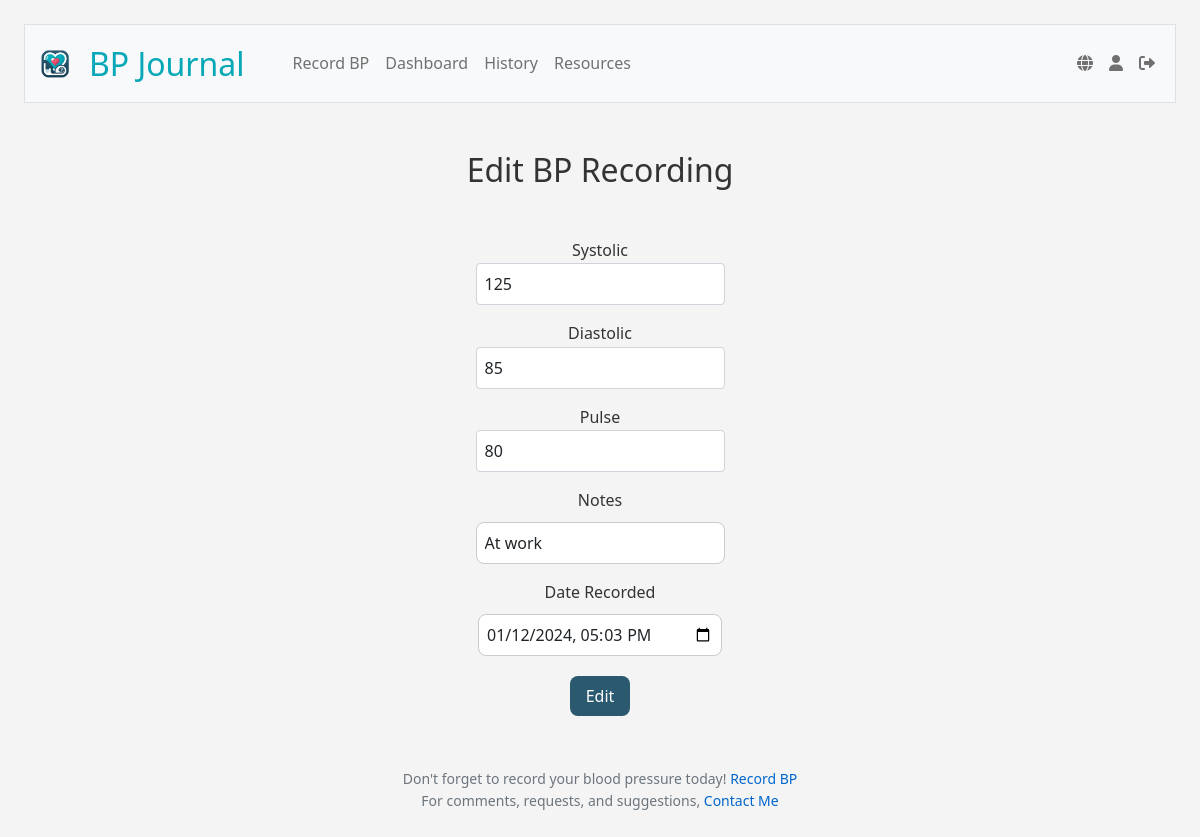
The app's page /edit/2 (signed in) with its own data.
### tables this page shows
CREATE TABLE blood_pressure_readings (
id INTEGER PRIMARY KEY AUTOINCREMENT NOT NULL,
user_id INTEGER NOT NULL,
systolic INTEGER NOT NULL,
diastolic INTEGER NOT NULL,
pulse INTEGER,
reading_date DATETIME DEFAULT CURRENT_TIMESTAMP,
notes TEXT,
FOREIGN KEY (user_id) REFERENCES users (id));

### app.py (the view)
@app.route("/edit/<int:id>", methods=["GET", "POST"])
@login_required
def edit(id):
    record = db.execute("SELECT * FROM blood_pressure_readings WHERE id = ?", id)[0]
    data=g.language_data['edit']
    user_id = session["user_id"]
    user_timezone = db.execute("SELECT timezone FROM users WHERE id = ?", user_id)[0]['timezone']
    user_tz = pytz.timezone(user_timezone)
    if request.method == "POST":
        try:
            systolic = request.form['systolic']
            diastolic = request.form['diastolic']
            pulse = request.form['pulse']
            timestamp = request.form['timestamp']
            notes = request.form['notes']
            local_time = datetime.strptime(timestamp, '%Y-%m-%dT%H:%M')
            utc_time = user_tz.localize(local_time).astimezone(pytz.utc)
            utc_timestamp = utc_time.strftime('%Y-%m-%d %H:%M:%S')
            db.execute("""
                    UPDATE blood_pressure_readings
                    SET systolic = ?,
                    diastolic = ?,
                    pulse = ?,
                    reading_date = ?,
                    notes = ?
                    WHERE id = ?
            """, systolic, diastolic, pulse, utc_timestamp, notes, id)
            flash(data['editSuccess'], 'success')
            return redirect("/history")
        except Exception as e:
            flash(f"{data['editFail']} {e}", 'danger')
            return redirect(url_for('edit', id=id))
    else:
        utc_time = record["reading_date"]
        local_time = pytz.utc.localize(datetime.strptime(utc_time, '%Y-%m-%d %H:%M:%S')).astimezone(user_tz)
        record["reading_date"] = local_time.strftime('%Y-%m-%dT%H:%M')
    return render_template("edit.html", record=record, data=data)

### app.py (called while the page is built)
@app.before_request
def load_language_data():
    if 'language' not in session:
        session['language'] = 'en'
    user_lang = session['language']
    with open(f'languages/{user_lang}.json', 'r') as file:
        g.language_data = json.load(file)
    g.language_data['current_lang'] = user_lang

@app.after_request
def after_request(response):
    response.headers["Cache-Control"] = "no-cache, no-store, must-revalidate"
    response.headers["Expires"] = 0
    response.headers["Pragma"] = "no-cache"
    return response

@app.context_processor
def inject_layout_data():
    return dict(layout_data=g.language_data['layout'])

@app.context_processor
def inject_user_details():
    if 'user_id' in session:
        user_id = session['user_id']
        user_info = db.execute("SELECT username FROM users WHERE id = ?", user_id)
        if user_info:
            username = user_info[0]['username']
        else:
            username = None
    else:
        username = None
    return {'username': username}

### helpers.py (called while the page is built)
def login_required(f):
    @wraps(f)
    def decorated_function(*args, **kwargs):
        if session.get("user_id") is None:
            return redirect("/login")
        return f(*args, **kwargs)
    return decorated_function

### templates/edit.html (shortened to what this page needs)
{% extends "layout.html" %}
{% block main %}
<div class="container">
    <h2>{{ data.heading }}</h2>
    <form action="{{ url_for('edit', id=record.id)}}" method="POST">
        <div class="mb-3">
            <label for="systolic">{{ data.systolic }}</label>
            <input type="number" name="systolic" id="systolic" class="form-control mx-auto w-auto" value="{{ record.systolic }}" required>
        </div>
        <div class="mb-3">
            <label for="diastolic">{{ data.diastolic }}</label>
            <input type="number" name="diastolic" id="diastolic" class="form-control mx-auto w-auto" value="{{ record.diastolic }}" required>
        </div>
        <div class="mb-3">
            <label for="pulse">{{ data.pulse }}</label>
            <input type="number" name="pulse" id="pulse" class="form-control mx-auto w-auto" value="{{ record.pulse }}" required>
        </div>
        <div class="mb-3">
            <label for="notes">{{ data.notes }}</label>
            <input type="text" name="notes" id="notes" class="form-control mx-auto w-auto" value="{{ record.notes }}" required>
        </div>
        <div class="mb-3">
            <label for="timestamp">{{ data.dateRecorded }}</label>
            <input type="datetime-local" name="timestamp" id="timestamp" class="form-control mx-auto w-auto" value="{{ record.reading_date }}" required>
        </div>
        <button type="submit" class="btn btn-success submit-button">{{ data.editRecording }}</button>
    </form>
</div>
{% endblock %}

### static/styles.css (style rules this page uses)
body { background-color: #f4f4f4; color: #333; font-family: 'Segoe UI', Arial, sans-serif; line-height: 1.6; margin: 0; padding: 1.5em; }
h2, h3, h4, h5 { margin-bottom: 1.5em; text-align: center; }
h2 { font-size: 2em; }
.form-control { padding: 0.5em; }
input[type="text"], input[type="password"], input[type="datetime-local"], select { border: 1px solid #ccc; border-radius: 0.5em; font-size: 1em; margin-top: 0.5em; width: 100%; padding: 0.5em; display: block; }
.submit-button { background-color: #2B5970; border: none; border-radius: 0.5em; color: white; display: inline-block; margin: 4px 2px; padding: 0.5em 1em; text-align: center; text-decoration: none; transition-duration: 0.4s; }

### records on screen
blood_pressure_readings: systolic "125", diastolic "85", pulse "80", notes "At work", timestamp "01/12/2024 17:03"

### other values on screen
{{ layout_data.navbarBrand }} "BP Journal"
{{ layout_data.recordReading }} "Record BP"
{{ layout_data.dashboard }} "Dashboard"
{{ layout_data.history }} "History"
{{ layout_data.resources }} "Resources"
{{ data.heading }} "Edit BP Recording"
{{ data.systolic }} "Systolic"
{{ data.diastolic }} "Diastolic"
{{ data.pulse }} "Pulse"
{{ data.notes }} "Notes"
{{ data.dateRecorded }} "Date Recorded"
{{ data.editRecording }} "Edit"
{{ layout_data.footerTextA }} "Don't forget to record your blood pressure today!"
{{ layout_data.footerTextB }} "Record BP"
{{ layout_data.footerTextC }} "For comments, requests, and suggestions,"
